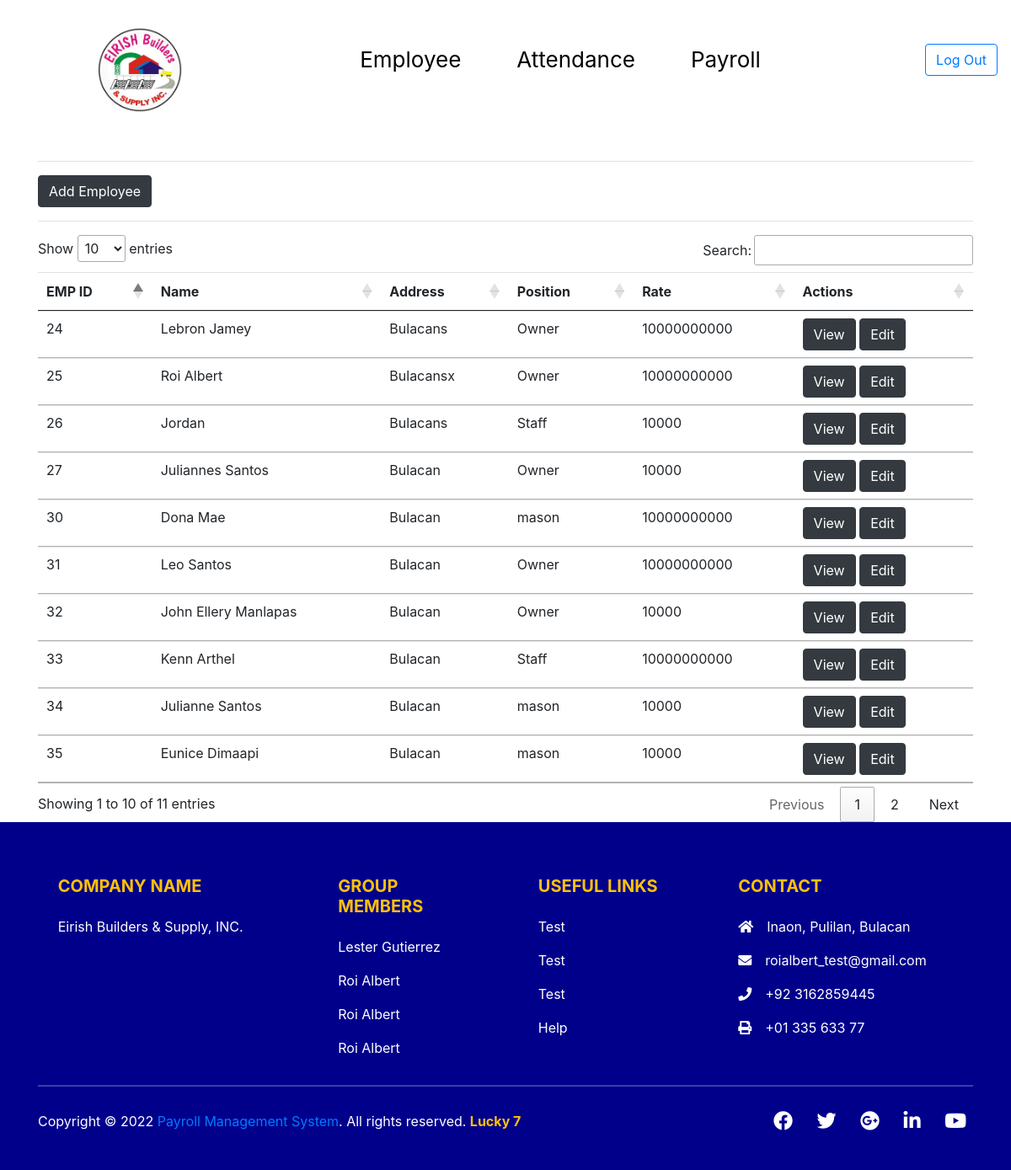
The page /employee.php (signed in) on the database its author committed.
### tables this page shows
CREATE TABLE `employee` (
  `id` int(11) NOT NULL,
  `emp_id` varchar(50) NOT NULL,
  `name` varchar(50) NOT NULL,
  `address` varchar(50) NOT NULL,
  `position` varchar(50) NOT NULL,
  `rate` double NOT NULL,
  `phonenumber` varchar(45) NOT NULL,
  `sex` varchar(45) NOT NULL,
  `birth_date` date NOT NULL,
  `civil_status` varchar(45) NOT NULL,
  `emergency_name` varchar(45) NOT NULL,
  `emergency_contact` varchar(45) NOT NULL,
  `job_id` int(11) NOT NULL,
  `salary_id` int(11) NOT NULL
);

### addemployee.php (called while the page is built, shortened)
<?php require_once('scripts.php') ?>

### employee.php (the view, shortened to what this page needs)
<?php
 require_once('index.php');
 $con=mysqli_connect('localhost','root','','eirish_db');
 $result=mysqli_query($con,"select * from employee");
?>
<!doctype html>
<html lang="en">
<head>
  <link rel="stylesheet" href="css/footer.css">
  <link href="https://cdn.jsdelivr.net/npm/bootstrap@5.1.0/dist/css/bootstrap.min.css" rel="stylesheet">
  <link href="//cdn.datatables.net/1.10.25/css/jquery.dataTables.min.css" rel="stylesheet">
</head>
<body>
 <div class="container" style="margin-top:50px;">
             <div class="border-bottom my-3"></div>
                <button type="button" class="btn btn-dark" data-bs-toggle="modal" data-bs-target="#exampleModal">
                  Add Employee
                </button>
       <div class="border-bottom my-3"></div>
          <table class="table table-hover">
                  <thead>
                      <tr>
                        <th>EMP ID</th>
                        <th>Name</th>
                        <th>Address</th>
                        <th>Position</th>
                        <th>Rate</th>
                        <th>Actions</th>
                      </tr>
                </thead>
                    <tbody>
                          <?php while($row=mysqli_fetch_assoc($result)){?>
                      <tr>
                          <td><?php echo $row['id']?></td>
                          <td><?php echo $row['name']?></td>
                          <td><?php echo $row['address']?></td>
                          <td><?php echo $row['position']?></td>
                          <td><?php echo $row['rate']?></td>
                          <td>
                            <a href="view.php?id=<?php echo $row['id'] ?>"><button class="btn btn-dark">View</button></a>
                            <a href="update.php?id=<?php echo $row['id'] ?>"><button class="btn btn-dark">Edit</button></a>
                          </td>
                      </tr>
                          <?php } ?>
              </table>
              <?php require_once('addemployee.php'); ?>
   </div>
   <?php require_once('footer.php'); ?>
</body>
</html>

### index.php (shortened to what this page needs)
<!DOCTYPE html>
<html lang="en">
<head>
  <link href="https://cdn.jsdelivr.net/npm/bootstrap@5.2.0-beta1/dist/css/bootstrap.min.css" rel="stylesheet">
  <link rel="stylesheet" href="./css/style.css">
</head>
<body>
<nav class="navbar navbar-expand-lg ">
                    <header>
                        <img class="logo" src="images/eirish.jpg" alt="logo">
                    </header>
            <ul class="navbar-nav mx-auto">
                <li class="nav-item">
                <div class="nav-link" > </div>
                </li>
                  <li class="nav-item">
                    <a class="nav-link" href="employee.php">Employee</a>
                  </li>
              <li class="nav-item">
                <a class="nav-link" href="attendance.php">Attendance</a>
              </li>
              <li class="nav-item">
                <a class="nav-link" href="payroll.php">Payroll</a>
              </li>
            </ul>
            <a href="./logout.php" class="btn btn-outline-primary">Log Out</a>
      </nav>
</body>
</html>

### scripts.php
<link href="https://cdn.jsdelivr.net/npm/bootstrap@5.1.0/dist/css/bootstrap.min.css" rel="stylesheet">

### footer.php (shortened to what this page needs)
<!DOCTYPE html>
<html>
<head>
	<link rel="stylesheet" href="css/footer.css">
	<link rel="stylesheet" href="https://stackpath.bootstrapcdn.com/bootstrap/4.5.0/css/bootstrap.min.css">
	<link rel="stylesheet" type="text/css" href="https://cdnjs.cloudflare.com/ajax/libs/font-awesome/5.14.0/css/all.min.css">
</head>
<body>
<footer class=" text-white pt-5 pb-4">
	<div class="container text-center text-md-left">
		<div class="row text-center text-md-left">
			<div class="col-md-3 col-lg-3 col-xl-3 mx-auto mt-3">
				<h5 class="text-uppercase mb-4 font-weight-bold text-warning">Company Name</h5>
				<p>Eirish Builders & Supply, INC.</p>
			</div>
			<div class="col-md-2 col-lg-2 col-xl-2 mx-auto mt-3">
				<h5 class="text-uppercase mb-4 font-weight-bold text-warning">Group Members</h5>
			<p>
				<a href="#" class="text-white" style="text-decoration: none;">Lester Gutierrez</a>
			</p>
			<p>
				<a href="#" class="text-white" style="text-decoration: none;"> Roi Albert</a>
			</p>
			<p>
				<a href="#" class="text-white" style="text-decoration: none;">Roi Albert</a>
			</p>
			<p>
				<a href="#" class="text-white" style="text-decoration: none;"> Roi Albert</a>
			</p>
			</div>
			<div class="col-md-3 col-lg-2 col-xl-2 mx-auto mt-3">
				<h5 class="text-uppercase mb-4 font-weight-bold text-warning">Useful links</h5>
			<p>
				<a href="#" class="text-white" style="text-decoration: none;">Test</a>
			</p>
			<p>
				<a href="#" class="text-white" style="text-decoration: none;"> Test</a>
			</p>
			<p>
				<a href="#" class="text-white" style="text-decoration: none;">Test</a>
			</p>
			<p>
				<a href="#" class="text-white" style="text-decoration: none;"> Help</a>
			</p>
			</div>
			<div class="col-md-4 col-lg-3 col-xl-3 mx-auto mt-3">
				<h5 class="text-uppercase mb-4 font-weight-bold text-warning" >Contact</h5>
				<p>
					<i class="fas fa-home mr-3"></i>Inaon, Pulilan, Bulacan
				</p>
				<p>
					<i class="fas fa-envelope mr-3"></i>roialbert_test@gmail.com
				</p>
				<p>
					<i class="fas fa-phone mr-3"></i>+92 3162859445
				</p>
				<p>
					<i class="fas fa-print	 mr-3"></i>+01 335 633 77
				</p>
			</div>
		</div>
		<hr class="mb-4">
		<div class="row align-items-center">
			<div class="col-md-7 col-lg-8">
				<p>	 Copyright © <?php echo date('Y') ?> <a href=".">Payroll Management System</a>. All rights reserved.
					<a href="#" style="text-decoration: none;">
						<strong class="text-warning">Lucky 7</strong>
					</a></p>
			</div>
			<div class="col-md-5 col-lg-4">
				<div class="text-center text-md-right">
					<ul class="list-unstyled list-inline">
						<li class="list-inline-item">
							<a href="#" class="btn-floating btn-sm text-white" style="font-size: 23px;"><i class="fab fa-facebook"></i></a>
						</li>
						<li class="list-inline-item">
							<a href="#" class="btn-floating btn-sm text-white" style="font-size: 23px;"><i class="fab fa-twitter"></i></a>
						</li>
						<li class="list-inline-item">
							<a href="#" class="btn-floating btn-sm text-white" style="font-size: 23px;"><i class="fab fa-google-plus"></i></a>
						</li>
						<li class="list-inline-item">
							<a href="#" class="btn-floating btn-sm text-white" style="font-size: 23px;"><i class="fab fa-linkedin-in"></i></a>
						</li>
						<li class="list-inline-item">
							<a href="#" class="btn-floating btn-sm text-white" style="font-size: 23px;"><i class="fab fa-youtube"></i></a>
						</li>
					</ul>
				</div>
			</div>
		</div>
	</div>
</footer>
</body>
</html>

### css/style.css (style rules this page uses)
* { margin: 0; padding: 0px; }
.navbar { background-color: white; }
.nav-link, .navbar-nav li a { color: black; font-size: 26px; margin-right: 50px; }
.logo { width: 100px; margin-left: 100px; margin-top: 25px; }

### css/footer.css (style rules this page uses)
footer { background-color: darkblue; }

### rows shown on the page
employee: id "24", name "Lebron Jamey", address "Bulacans", position "Owner", rate "10000000000"
employee: id "25", name "Roi Albert", address "Bulacansx", position "Owner", rate "10000000000"
employee: id "26", name "Jordan", address "Bulacans", position "Staff", rate "10000"
employee: id "27", name "Juliannes Santos", address "Bulacan", position "Owner", rate "10000"
employee: id "30", name "Dona Mae", address "Bulacan", position "mason", rate "10000000000"
employee: id "31", name "Leo Santos", address "Bulacan", position "Owner", rate "10000000000"
employee: id "32", name "John Ellery Manlapas", address "Bulacan", position "Owner", rate "10000"
employee: id "33", name "Kenn Arthel", address "Bulacan", position "Staff", rate "10000000000"
employee: id "34", name "Julianne Santos", address "Bulacan", position "mason", rate "10000"
employee: id "35", name "Eunice Dimaapi", address "Bulacan", position "mason", rate "10000"
